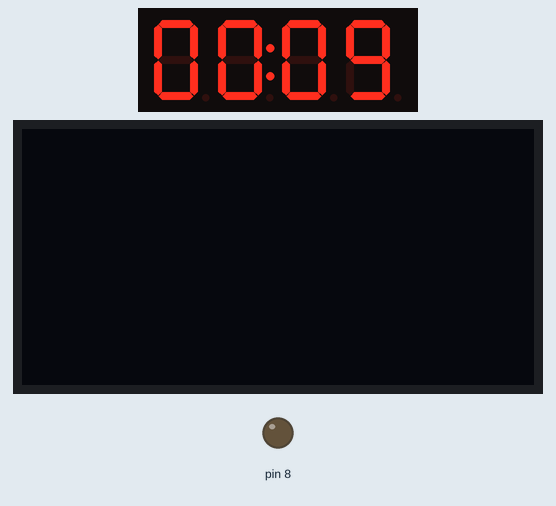
Recording of a sketch running on a simulated Arduino Uno, built with avr-gcc and run on an emulated ATmega328P. Shown: 4-digit seven-segment display, 128×64 one-colour display, output pins drawn as LEDs (lit = HIGH). What the sketch prints to the serial monitor is not drawn. At 10.1 s the program stops and its outputs stay as they are.

Above: at 0.1 s.
At 2.1 s:
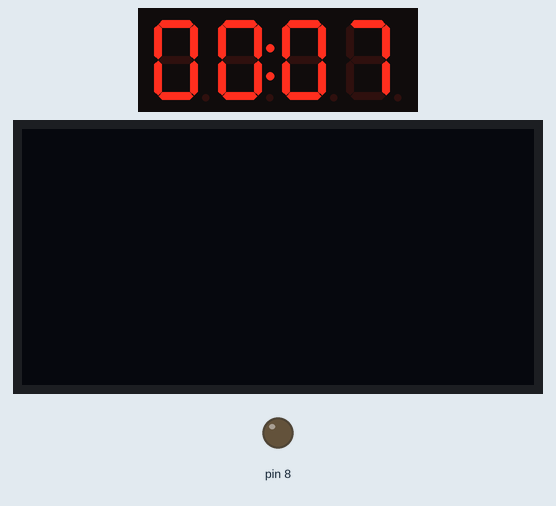
At 5.1 s:
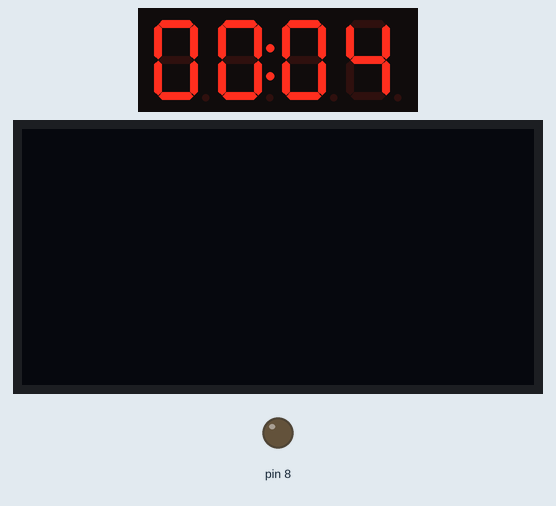
At 7.1 s:
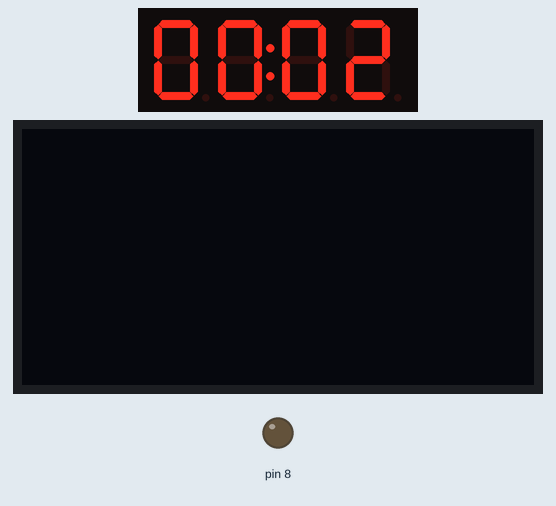
At 9.1 s:
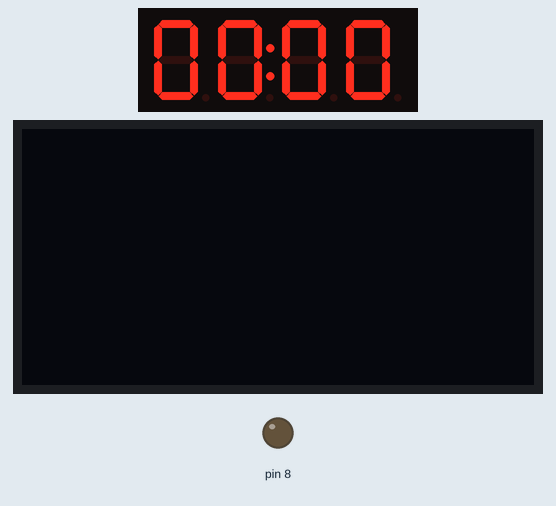
At 10.1 s:
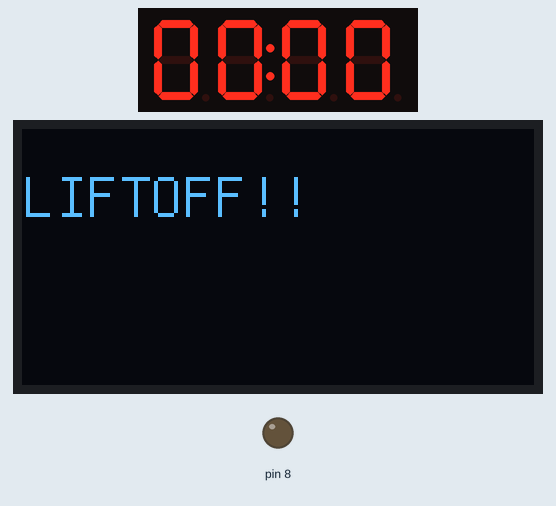

Measured:
- what the display in image 1 shows lasts 1.1 s, from 2.0 s to 3.1 s

The sketch:

Day.23.ino
```cpp
//included library
//

#include "U8glib.h"
#include <TM1637Display.h>

//------------------------------------------------------------------------------


//pin veriable
//

// 7 SEG
#define CLKsev 5
#define DIOsev 4

//------------------------------------------------------------------------------


//defined veriable
//

// I2C / TWI
U8GLIB_SH1106_128X64 u8g(U8G_I2C_OPT_NONE);

// Define Minutes & Seconds
#define numberOfSeconds(_time_) ((_time_ / 1000) % 60)
#define numberOfMinutes(_time_) ((_time_ / 1000) / 60)

// Set a constant for the OLED Display
const uint8_t OFF[] = {0, 0, 0, 0};

// Create a 7 Segment display object, specifying parameters (Clock pin, Data pin)
TM1637Display display(5, 4);

//Define Time
// 1000ms in 1sec, 60secs in 1min, 60mins in 1hr. So, 1000x60x60 = 3600000ms = 1hr
unsigned long timeLimit = 10000;
unsigned long lastPeriodStart;

//------------------------------------------------------------------------------


//defined arrays
//

// In this library, the byte order is .GFEDCBA for the OLED Display
const uint8_t SEG_DONE[] = {
  SEG_B | SEG_C | SEG_D | SEG_E | SEG_G,           // d
  SEG_A | SEG_B | SEG_C | SEG_D | SEG_E | SEG_F,   // O
  SEG_C | SEG_E | SEG_G,                           // n
  SEG_A | SEG_D | SEG_E | SEG_F | SEG_G            // E
};

//------------------------------------------------------------------------------


//defined functions
//

// OLED Display output
void draw(void) {
  // graphic commands to redraw the complete screen should be placed here
  u8g.setFont(u8g_font_unifont);
  u8g.drawStr( 0, 22, "LIFTOFF!!");
}

void countdown() {
  // Calculate the time remaining
  unsigned long timeRemaining = timeLimit - millis();
  Serial.println("Countdown started..: ");

  Serial.println(timeRemaining);
  // To display the countdown in mm:ss format, separate the parts
  int seconds = numberOfSeconds(timeRemaining);
  int minutes = numberOfMinutes(timeRemaining);

  // This displays the seconds in the last two places
  display.showNumberDecEx(seconds, 0, true, 2, 2);
  // Display the minutes in the first two places, with colon
  display.showNumberDecEx(minutes, 0x40, true, 2, 0);

  // Update the time remaining
  timeRemaining = timeLimit - millis();
  if (timeRemaining < 50) {
    Serial.println("BREAK!!");
    u8g.firstPage();
    do {
      draw();
    } while ( u8g.nextPage() );
    while (1);
  }
}

//------------------------------------------------------------------------------


//inital sketch setup
//

void setup() {
  // Start serial monitor
  Serial.begin(9600);

  // flip screen, if required
  /*  u8g.setRot180();*/

  // Set brightness
  display.setBrightness(7);

  // Clear the display
  display.setSegments(OFF);

  // draw a blank box over the entire display to clear it
  u8g.setColorIndex(0);
  pinMode(8, OUTPUT);
  u8g.firstPage();
  do {
    u8g.drawBox(0, 0, 127, 63);
  } while( u8g.nextPage() );

  // Assign default color value
  u8g.setColorIndex(1);

  // Define ___ as output
  pinMode(8, OUTPUT);

}

//------------------------------------------------------------------------------


//main sketch loop
//

void loop() {

  countdown();

  // End of main sketch / loop delay
  delay(1);

}

//------------------------------------------------------------------------------
//------------------------------------------------------------------------------
```
